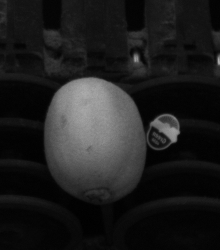
#> input picture Task3pics/C0_000006.png, 220 x 250 px, given in place of C0_000006.png.png, which was not available
$ python finalTask.py
#> lines starting #> are read from the running program, lines starting #| are printed output that depends on the picture; after the words box and inside, x2 and y2 are one past the last pixel; in counts of white or black regions, pixels touching at a corner belong together; pictures that were not available may be replaced by others from this repository, and a replacement may not be noted
import cv2
import numpy as np
from sklearn.cluster import KMeans
from scipy.spatial.distance import mahalanobis

def run3():
    picNo = input("Enter the picture number(6 to 10): ")
#> the answer given: Task3pics/C0_000006.png
    # Load NIR and color images
    nir_image = cv2.imread('Task3pics/C0_00000' + picNo +'.png', cv2.IMREAD_GRAYSCALE)
#> nir_image is the input picture: shape (250, 220); min 0, max 171, mean 30.3
    color_image = cv2.imread('Task3pics/C1_00000' + picNo +'.png')
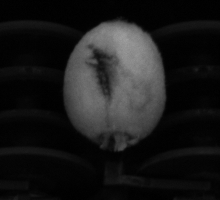
#> input picture Task3pics/C0_000007.png, 220 x 200 px, given in place of C0_000006.png.png, which was not available
#> color_image is the input picture: shape (200, 220, 3); min 0, max 158, mean 25.4
    rgb_image = cv2.cvtColor(color_image, cv2.COLOR_BGR2RGB)

    #Application of a Gaussian Blur
    blur_nir = cv2.GaussianBlur(nir_image,(3,3),0)

    #Otsu Thresholding to segment the image
    th, thresh = cv2.threshold(blur_nir, 0, 255, cv2.THRESH_OTSU | cv2.THRESH_BINARY)
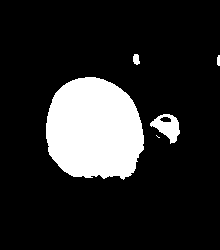
#> thresh: shape (250, 220); 15.7% white; 5 white regions (1 under 20 px), largest, box (x1, y1, x2, y2) and area: (46, 77, 144, 180) 8076, (150, 114, 180, 144) 473, (133, 54, 140, 65) 60, (217, 55, 220, 66) 30
#> th = 63

    #filling of the holes inside the fruit blob using a flood-fill approach
    h, w = thresh.shape[:2]
#> h = 250; w = 220
    m1 = np.zeros((h+2, w+2), np.uint8)
    ff1 = thresh.copy()
    cv2.floodFill(ff1, m1, (0,0), 255)
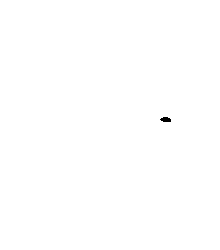
#> ff1: shape (250, 220); 99.9% white; 1 black region, box (x1, y1, x2, y2) and area: (160, 117, 171, 122) 43
    #we then invert the result obtained by the floodfill operation in order to highlight the holes
    holes = cv2.bitwise_not(ff1)

    #Mask of the apples
    mask_nir = holes | thresh
#> mask_nir: shape (250, 220); 15.8% white; 5 white regions (1 under 20 px), largest, box (x1, y1, x2, y2) and area: (46, 77, 144, 180) 8076, (150, 114, 180, 144) 516, (133, 54, 140, 65) 60, (217, 55, 220, 66) 30
    mask_rgb = cv2.cvtColor(mask_nir, cv2.COLOR_GRAY2RGB)

    #Application of the masks to infrared images
    seg_nir = nir_image * (mask_nir/255)
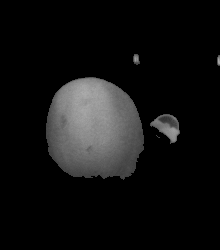
#> seg_nir: shape (250, 220) float64; min 0, max 171, mean 17.7

    #Application of the masks to colored images
    ones = np.ones(rgb_image.shape, dtype=int)
#> (the run stopped early here; a loop or call above may not have finished)
